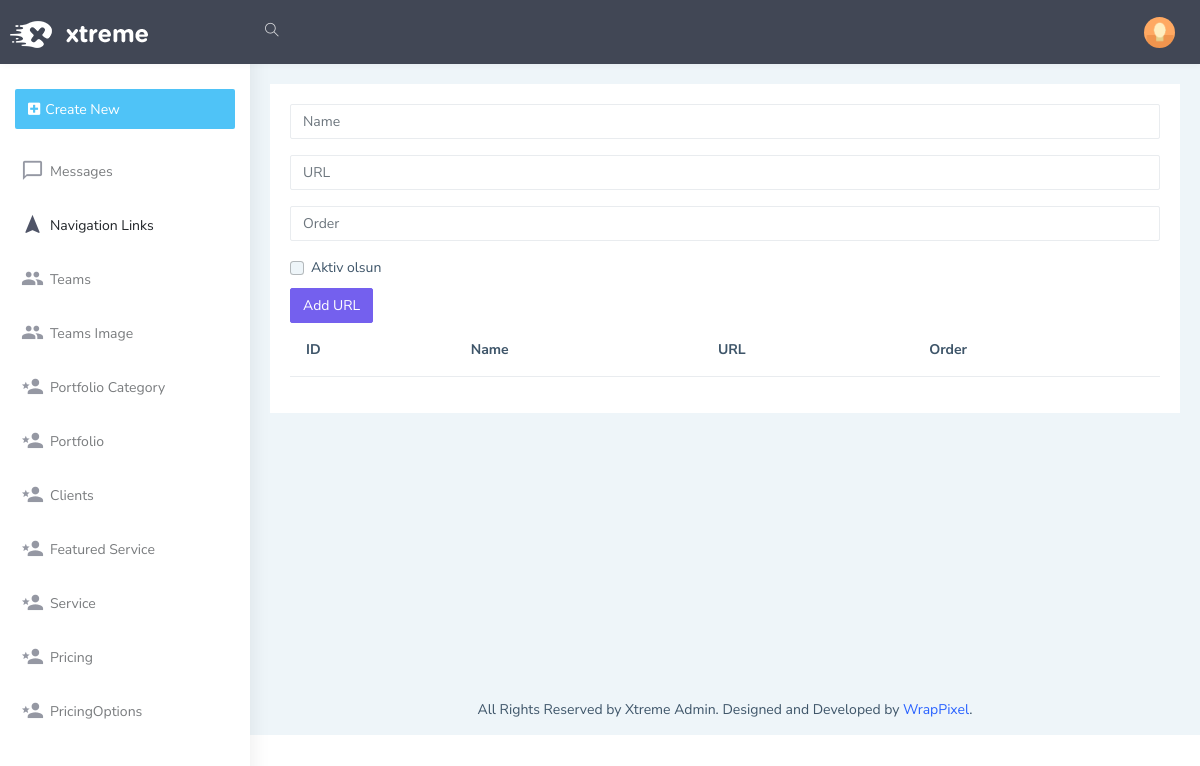
Before: /admin/navlinks with the older database file.
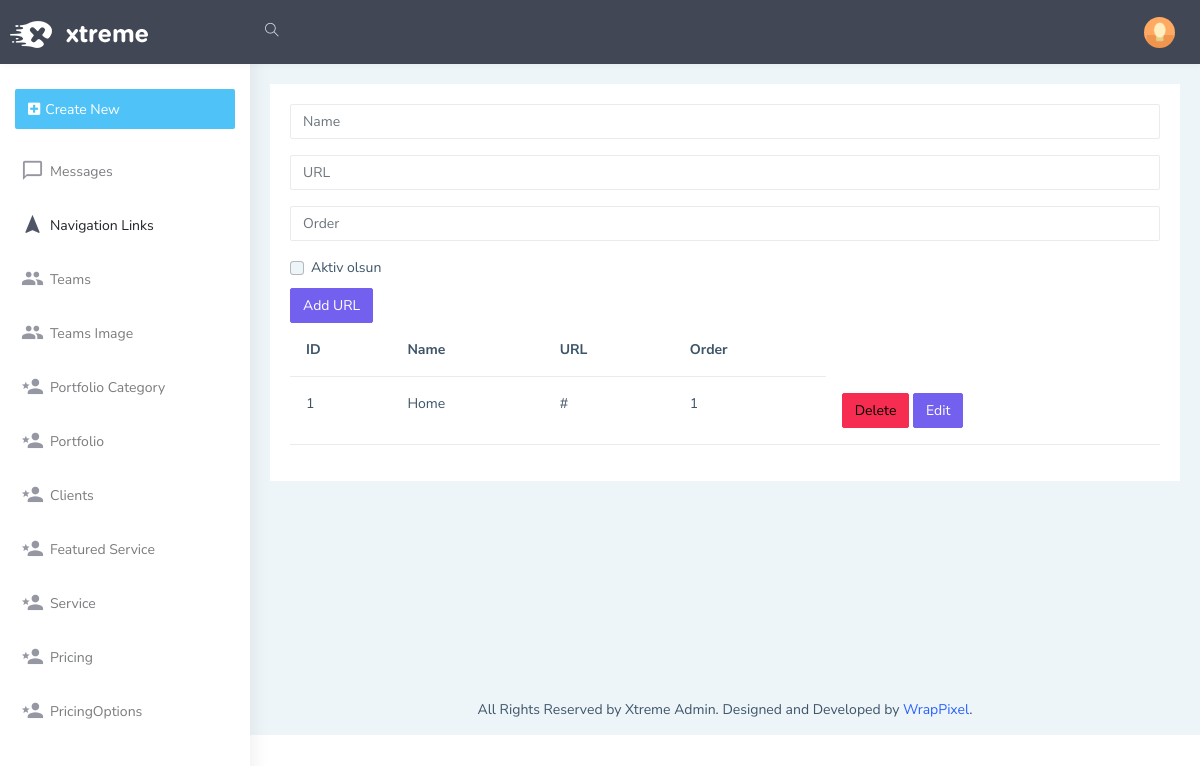
After: the same page with the newer database file.
### models.py (models this page shows)
class NavLinks(db.Model):
    Id=db.Column(db.Integer, primary_key=True)
    Name=db.Column(db.String(25), nullable=False)
    Url=db.Column(db.String(50), nullable=False)
    Order=db.Column(db.Integer, nullable=False)
    IsActive=db.Column(db.Boolean, nullable=False)

### admin/routes.py (the view)
@admin_bp.route('/navlinks', methods=['GET','POST'])
def navlinks():
    navlinks=NavLinksForm()
    navigationlink=NavLinks.query.all()
    return render_template('admin/navbar/navlinks.html', navlinks=navlinks, navigationlink=navigationlink)

### admin/forms.py
class NavLinksForm(FlaskForm):
    name=StringField('name')
    url=StringField('url')
    order=IntegerField('order')
    isactive=BooleanField('isactive')
    submit=SubmitField('Add URL')

### admin/templates/admin/navbar/navlinks.html
{% extends 'admin/layout.html' %}
{% block body %}
<form action="/admin/navlinks/add" method="POST">
    <div class="mb-3">
      {{navlinks.name(class="form-control", id="exampleFormControlInput1", placeholder="Name")}}
    </div>
    <div class="mb-3">
      {{navlinks.url(class="form-control", id="exampleFormControlInput1", placeholder="URL")}}
    </div>
    <div class="mb-3">
      {{navlinks.order(class="form-control", id="exampleFormControlInput1", placeholder="Order")}}
    </div>
    <div class="form-check">
      {{navlinks.isactive(class="form-check-input", type="checkbox", id="flexCheckDefault")}}
      <label class="form-check-label" for="flexCheckDefault">
        Aktiv olsun
      </label>
    </div>
    {{navlinks.submit(class='btn btn-primary')}}
</form>
<table class="table">
  <thead>
    <tr>
      <th scope="col">ID</th>
      <th scope="col">Name</th>
      <th scope="col">URL</th>
      <th scope="col">Order</th>
    </tr>
  </thead>
  <tbody>
      {% for navigation in navigationlink %}
    <tr>
      <td>{{navigation.Id}}</td>
      <td>{{navigation.Name}}</td>
      <td>{{navigation.Url}}</td>
      <td>{{navigation.Order}}</td>
      <td>
          <a href="/admin/navlinks/delete/{{navigation.Id}}" class="btn btn-danger">Delete</a>
          <a href="/admin/navlinks/edit/{{navigation.Id}}" class="btn btn-primary">Edit</a>
      </td>
    </tr>
    {% endfor %}
  </tbody>
</table>
{% endblock %}}

Changed rows visible on the page:
added NavLinks: Id "1", Name "Home", Url "#", Order "1"
